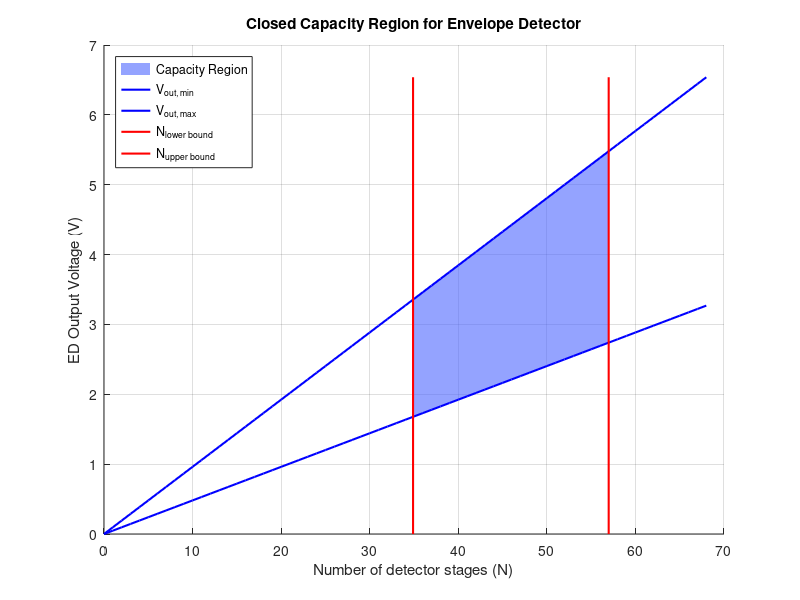
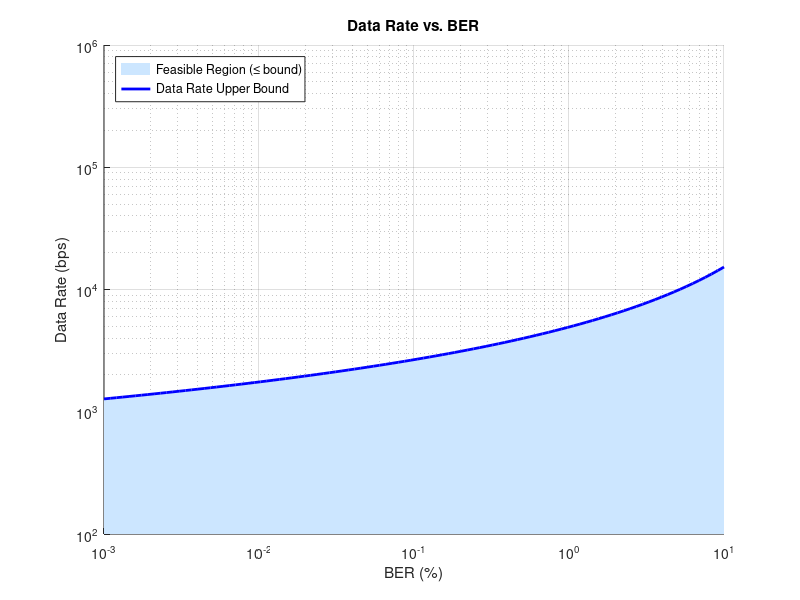
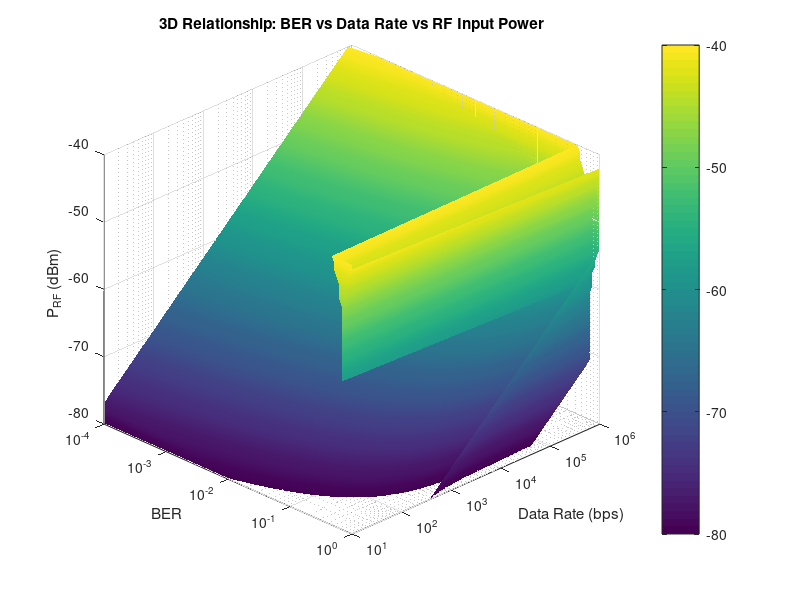

Write MATLAB code to recreate these figures, in order.
% -------------------------------------------------------------------------

% This script computes the closed capacity region for an envelope detector.

% The idea here is to bound all of the possible ED output voltage vs. # stages (N)
% into a closed region. This is useful for design automation of EDs. The
% idea is that if we write an optimization algorithm to design the optimal
% ED given a set of input parameters, the search space for the optimum ED
% will be closed, making it possible to find a global optimum ED. You can
% also use this script to manually choose how many stages to make your ED
% based off of sensitivity, BER, and data rate requirements.

% -------------------------------------------------------------------------

% Set simulation parameters

% RF parameters
P_RF = -60; % Target RX sensitivity (dBm)
RS = 50; % Source / antenna resistance (Ohms)
BER = 1e-3; % Desired BER
BW_BB = 1e3; % Baseband signal BW in Hz = Data rate

% Passive voltage gain from matching
Av = 25; % In dB

% Detector Parameters
RD = 1e6; % Diode resistance (Ohms)
CC = 70e-15; % Coupling capacitance (F)

% Device parameters
n = 1.5; % Subthreshold slope constant (between 1 and 2)
Vt = 26e-3; % Thermal voltage
k = 1.38e-23; % Boltzmann's constant
T = 298; % Room temperature (K)

% -------------------------------------------------------------------------

% Set all of the bounds on the capacity region for ED output voltage vs. # of stages (N)

% Conversions
Av = 10 ^ (Av / 10);
P_RF = 10 ^ (P_RF / 10) * (10 ^ -3);

% Compute the upper bound for the number of allowed stages in the ED
r = 8 / (2.2 * RD * CC * BW_BB);
discriminant = sqrt(1 + r);
N_UPPER_BOUND = 0.25 * discriminant;

% Compute the lower bound for the number of allowed stages in the ED
num_lower_coeff = 5 * k * T;
Q_1_lower = -2 + 4 * ((0.25 + 0.5 * (BER * (((pi + 2) / pi) ^ 0.5) * exp(1 / (pi + 2)))) ^ 0.5);
num_ln = log(Q_1_lower * ((pi / (pi + 2)) ^ 0.5) * exp(-1 / (pi + 2)));
num_ln = num_ln * num_ln;
num_lower = num_lower_coeff * num_ln * Vt;
den_lower = (((1 / n) - 0.5) ^ 2) * (Av * P_RF * RS) ^ 2 * CC;
N_LOWER_BOUND = num_lower / den_lower;
N_LOWER_BOUND = N_LOWER_BOUND ^ (1 / 3);

% Compute upper and lower bounds for ED voltage as a function of N
n_limits = 1:1:2; % Subthreshold slope constant is between 1 and 2
k_limits = 1 ./ (2 .* n_limits * Vt); % Min and Max conversion gain
N_values = 0:1:(floor(N_UPPER_BOUND * 1.2));
V_out_ED_MIN = (Av .^ 2) .* k_limits(2) .* N_values .* (P_RF * RS);
V_out_ED_MAX = (Av .^ 2) .* k_limits(1) .* N_values .* (P_RF * RS);

% Sanity check: if N_LOWER_BOUND > N_UPPER_BOUND, this indicates that the
% given RF parameters make it impossible to design an ED that meets the
% desired BER requirement.
if N_LOWER_BOUND > N_UPPER_BOUND
    fprintf("No ED exists for the presented BER requirement given the current simulation conditions.\n")
end

% Plot the capacity region
if N_LOWER_BOUND < N_UPPER_BOUND
    y_limits = [min(V_out_ED_MIN), max(V_out_ED_MAX)];
    figure; hold on
    
    % --- Highlight the parallelogram first (darker + more opaque)
    x_par = [N_LOWER_BOUND, N_UPPER_BOUND, N_UPPER_BOUND, N_LOWER_BOUND];
    y_par = [ ...
        (Av^2) * k_limits(2) * N_LOWER_BOUND * (P_RF * RS), ... % bottom-left
        (Av^2) * k_limits(2) * N_UPPER_BOUND * (P_RF * RS), ... % bottom-right
        (Av^2) * k_limits(1) * N_UPPER_BOUND * (P_RF * RS), ... % top-right
        (Av^2) * k_limits(1) * N_LOWER_BOUND * (P_RF * RS) ...  % top-left
    ];
    fill(x_par, y_par, [0.3 0.4 1], 'FaceAlpha', 0.6, 'EdgeColor', 'none')
    
    % --- Then draw boundary lines on top
    plot(N_values, V_out_ED_MIN, 'b', 'LineWidth', 1.5)
    plot(N_values, V_out_ED_MAX, 'b', 'LineWidth', 1.5)
    plot([N_LOWER_BOUND N_LOWER_BOUND], y_limits, 'r', 'LineWidth', 1.5)
    plot([N_UPPER_BOUND N_UPPER_BOUND], y_limits, 'r', 'LineWidth', 1.5)
    
    xlabel("Number of detector stages (N)")
    ylabel("ED Output Voltage (V)")
    title("Closed Capacity Region for Envelope Detector")
    legend("Capacity Region", "V_{out, min}", "V_{out, max}", "N_{lower bound}", "N_{upper bound}", 'Location', 'northwest')
    grid on
    hold off
end

% -------------------------------------------------------------------------

% Select the optimum N
N_opt = (N_LOWER_BOUND + N_UPPER_BOUND) / 2;
fprintf("The average number of stages to meet the given detector criteria is: %0i\n\n", floor(N_opt))

% Summarize design criteria
fprintf("Design criteria summary:\n")
fprintf("Expected RF Input Power (W): %0i\n", P_RF)
fprintf("Desired Bit Rate (Hz): %0i\n", BW_BB)
fprintf("Desired Bit error rate (%%): %0f\n", BER * 100)

% -------------------------------------------------------------------------

% Plot allowed data rate vs. BER for the detector, since both are bounded
% with respect to each other. If this bound is broken in the ED design
% process, the leftmost and rightmist points in the capacity region will
% slide past each other, indicating that a capacity region cannot exist.

% Compute data rate vs. BER bound
BER_values = logspace(log10(0.00001), log10(0.1), 100);
Q_1_lower_sweep = -2 + 4 * ((0.25 + 0.5 * (BER_values * (((pi + 2) / pi) ^ 0.5) * exp(1 / (pi + 2)))) .^ 0.5);
num_ln_sweep = log(Q_1_lower_sweep * ((pi / (pi + 2)) ^ 0.5) * exp(-1 / (pi + 2)));
num_ln_sweep = num_ln_sweep .* num_ln_sweep;
num_lower_sweep = num_lower_coeff .* num_ln_sweep * Vt;
den_lower_sweep = (((1 / n) - 0.5) ^ 2) * (Av * P_RF * RS) ^ 2 * CC;
phi = num_lower_sweep / den_lower_sweep;
BER_function = 16 * ((phi) .^ (2 / 3)) - 1;
DataRate_values = 8 ./ (2.2 * RD * CC * BER_function);

% Plot Data Rate vs BER on log-log scale
figure;
hold on;

% Shade region where data rate <= bound
X = [BER_values * 100, fliplr(BER_values * 100)];
Y = [DataRate_values, ones(size(DataRate_values))*100]; % lower bound (100 bps)
fill(X, Y, [0.8 0.9 1], 'EdgeColor', 'none'); % light blue region

loglog(BER_values * 100, DataRate_values, 'b-', 'LineWidth', 2);
grid on;
xlabel('BER (%)');
ylabel('Data Rate (bps)');
title('Data Rate vs. BER');
xlim([0.001 10]);
ylim([100 1e6]);
set(gca, 'XScale', 'log', 'YScale', 'log');

legend('Feasible Region (≤ bound)', 'Data Rate Upper Bound', 'Location', 'northwest');
hold off;

% --- 3D mapping of sensitivity vs. data rate vs. BER ---

% Define RF power sweep range (in dBm)
P_RF_dBm_values = -80:1:-40; % Sweep from -80 to -40 dBm

% Define BER range (limited)
BER_values = logspace(-4, 0, 100); % 10^-4 to 10^0

% Preallocate for speed
DataRate_matrix = zeros(length(P_RF_dBm_values), length(BER_values));

% Compute data rate for each P_RF value
for i = 1:length(P_RF_dBm_values)
    % Convert dBm to Watts
    P_RF_W = 10^(P_RF_dBm_values(i)/10) * 1e-3;
    Q_1_lower_sweep = -2 + 4 * ((0.25 + 0.5 * (BER_values * (((pi + 2) / pi) ^ 0.5) * exp(1 / (pi + 2)))) .^ 0.5);
    num_ln_sweep = log(Q_1_lower_sweep * ((pi / (pi + 2)) ^ 0.5) * exp(-1 / (pi + 2)));
    num_ln_sweep = num_ln_sweep .* num_ln_sweep;
    num_lower_sweep = num_lower_coeff .* num_ln_sweep * Vt;
    den_lower_sweep = (((1 / n) - 0.5) ^ 2) * (Av * P_RF_W * RS) ^ 2 * CC;
    phi = num_lower_sweep ./ den_lower_sweep;
    BER_function = 16 * ((phi) .^ (2 / 3)) - 1;
    DataRate_values = 8 ./ (2.2 * RD * CC * BER_function);

    % Limit DataRate to 10^1 – 10^6 range
    DataRate_values(DataRate_values < 1e1) = 1e1;
    DataRate_values(DataRate_values > 1e6) = 1e6;

    % Store results
    DataRate_matrix(i, :) = DataRate_values;
end

% Create meshgrid for plotting
[BER_mesh, P_RF_mesh] = meshgrid(BER_values, P_RF_dBm_values);

% 3D plot (BER vs DataRate vs P_RF)
figure;
surf(BER_mesh, DataRate_matrix, P_RF_mesh); % BER (fractional), P_RF (dBm)
xlabel('BER');
ylabel('Data Rate (bps)');
zlabel('P_{RF} (dBm)');
title('3D Relationship: BER vs Data Rate vs RF Input Power');
set(gca, 'XScale', 'log', 'YScale', 'log');
xlim([1e-4 1e0]);
ylim([1e1 1e6]);
colorbar;
grid on;
view(45,30);
shading interp;
